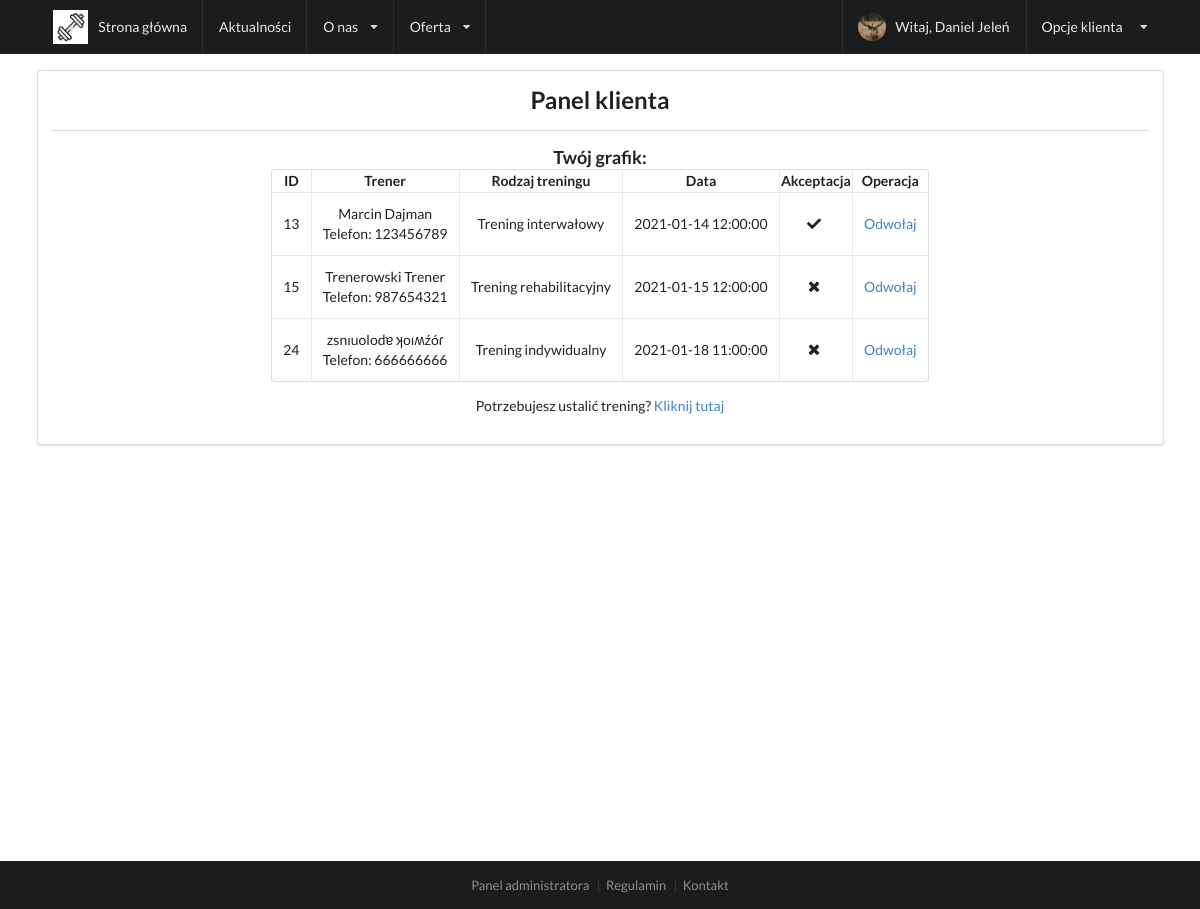
Screenshot of /klient/grafik (signed in) with the database file from the repository.
### tables this page shows
CREATE TABLE `activities` (
  `id_activities` int NOT NULL,
  `id_customer` int NOT NULL,
  `id_trainer` int NOT NULL,
  `activity_type` text NOT NULL,
  `date` datetime NOT NULL DEFAULT CURRENT_TIMESTAMP,
  `accept` tinyint(1) NOT NULL
);

CREATE TABLE `users` (
  `id` int NOT NULL,
  `login` varchar(255) NOT NULL,
  `password` varchar(255) NOT NULL,
  `status` text NOT NULL,
  `name` varchar(255) NOT NULL,
  `surname` varchar(255) NOT NULL,
  `avatar` varchar(32) NOT NULL,
  `age` int NOT NULL,
  `telephone` varchar(128) NOT NULL
);

### index.php (called while the page is built, shortened)
<?php
    $request = $_SERVER['REQUEST_URI'];
    routing($request);
?>

### model/userClass.php (called while the page is built, shortened)
<?php
class User
{
    private $id;
    public function getId() {return $this->id;}
}
?>

### views/klient/grafik.php (the view, shortened to what this page needs)
<?php
    $myId = unserialize($_SESSION['loggedUser'])->getId();
    $query = $db->query("SELECT id_activities, id_trainer, activity_type, date, name, surname, telephone, accept FROM activities LEFT JOIN users on activities.id_trainer = users.id WHERE id_customer = $myId ORDER BY date ASC");
?>
<div class="row">
        <div class="ui segment">
            <div class="row">
                    <div class="ui center aligned container">
                        <h2>Panel klienta</h2>
                    </div>
            </div>
            <div class="ui divider"></div>
            <div class="row">
                <div class="ui center aligned container">
                    <h3>Twój grafik:</h3>
                </div>
            </div>
            <div class="row">
                <div class="ui grid container">
                    <div class="three wide column"></div>
                    <div class="ten wide column">
                        <?php if($query->rowCount() > 0): ?>
                        <table class='ui selectable celled center aligned table'>
                            <tr>
                                <th>ID</th>
                                <th>Trener</th>
                                <th>Rodzaj treningu</th>
                                <th>Data</th>
                                <th>Akceptacja</th>
                                <th>Operacja</th>
                            </tr>
                            <?php foreach($query as $row): ?>
                                <tr>
                                    <td><?php echo $row['id_activities'];?></td>
                                    <td><?php echo $row['name'].' '.$row['surname'].'<br>'.'Telefon: '.$row['telephone'];?></td>
                                    <td><?php echo $row['activity_type'];?></td>
                                    <td><?php echo $row['date'];?></td>
                                    <td>
                                        <?php
                                            if($row['accept'])
                                            {
                                                echo "<i class='icon checkmark'></i>";
                                            }
                                            else
                                            {
                                                echo "<i class='icon close'></i>";
                                            }
                                        ?>
                                    </td>
                                    <td><a href="/odwolaj?id=<?php echo $row['id_activities'];?>">Odwołaj</a></td>
                                </tr>
                            <?php endforeach; ?>
                        </table>
                        <?php else: ?>
                            <div class="ui center aligned container">Nie masz żadnego zaplanowanego treningu.</div>
                        <?php endif; ?>
                    </div>
                    <div class="ui center aligned container">Potrzebujesz ustalić trening? <a href='/klient/grafik/ustal'>Kliknij tutaj</a></div>
                    <div class="three wide column"></div>
                </div>
            </div>
        </div>
    </div>

### rows the page displays
activities: id_activities "13", users.name "Marcin", users.surname "Dajman", users.telephone "123456789", activity_type "Trening interwałowy", date "2021-01-14 12:00:00", accept 1 (drawn)
activities: id_activities "15", users.name "Trenerowski", users.surname "Trener", users.telephone "987654321", activity_type "Trening rehabilitacyjny", date "2021-01-15 12:00:00", accept 0 (drawn)
activities: id_activities "24", users.name "zsnıuolodɐ", users.surname "ʞoıʍźóɾ", users.telephone "666666666", activity_type "Trening indywidualny", date "2021-01-18 11:00:00", accept 0 (drawn)

### other values shown
unserialize($_SESSION['loggedUser'])->getName() "Daniel"
unserialize($_SESSION['loggedUser'])->getSurname() "Jeleń"
